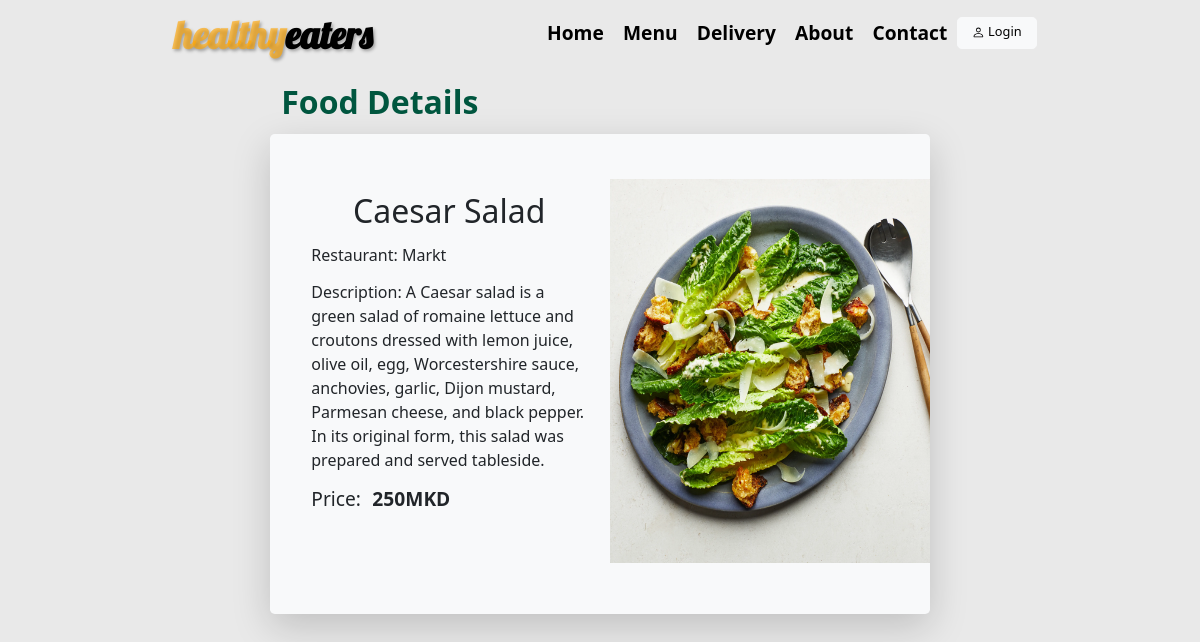
Page /foods/1/ on the committed database.
### foodApp/models.py (models this page shows, shortened)
class Food(models.Model):
    title=models.CharField(max_length=100)
    price=models.IntegerField()
    description=models.TextField()
    owner=models.ForeignKey(RestaurantOwner, on_delete=models.CASCADE)
    category=models.ForeignKey(Category, on_delete=models.CASCADE)
    image=models.ImageField(upload_to="foods")

class RestaurantOwner(models.Model):
    name=models.CharField(max_length=100)
    surname=models.CharField(max_length=100)

### foodApp/views.py (the view)
# urls.py: path('foods/<int:food_id>/', details, name='food_details'),
def details(request, food_id=None):
    food = get_object_or_404(Food, id=food_id)
    isInShoppingCart = False
    context = {
        'food': food,
        'isInShoppingCart': isInShoppingCart,
    }
    return render(request, 'details.html', context)

### foodApp/templates/details.html (shortened to what this page needs)
{% extends 'nav.html' %}
{% block content %}
    <div class="container w-75 m-auto">
        <h1 style="color: #00563FFF" class="w-50 text-center fw-bold text-outline my-3">Food Details</h1>
        <div class="w-75 m-auto shadow-lg bg-light rounded p-5">
            <div class="row mt-2">
                <div class="col-md-6 p-3 ">
                    <h1 class="align-center text-center mb-3">{{ food.title }}</h1>
                    <p class="fs-5">Restaurant: {{ food.owner.name }}</p>
                    <p class="fs-5">Description: {{ food.description }}</p>
                    <p class="d-inline-block fs-4">Price:</p><h4 class="fw-bold m-2 d-inline w-auto">
                    {{ food.price }}MKD</h4>
                </div>
                <div class="col-md-6 text-center justify-content-center align-center">
                    <img style="width: 25rem; height: 30rem" class="mb-3" src="{{ MEDIA_URL }}{{ food.image.url }}">
                </div>
            </div>
        </div>
    </div>
{% endblock %}

### foodApp/templates/nav.html (style rules this page uses)
html { zoom: 80%; }
body::before { content: ""; position: fixed; top: 0; left: 0; width: 100%; height: 100%; background-color: rgba(0, 0, 0, 0.05); z-index: -1; pointer-events: none; }

### rows in the picture
Food: title "Caesar Salad", owner.name "Markt", description "A Caesar salad is a green salad of romaine lettuce and croutons dressed with lemon juice, olive oil, egg, Worcestershire sauce, anchovies, garlic, Dijon mustard, Parmesan cheese, and black pepper. In its original form, this salad was prepared and served tableside.", price "250", image (picture)
